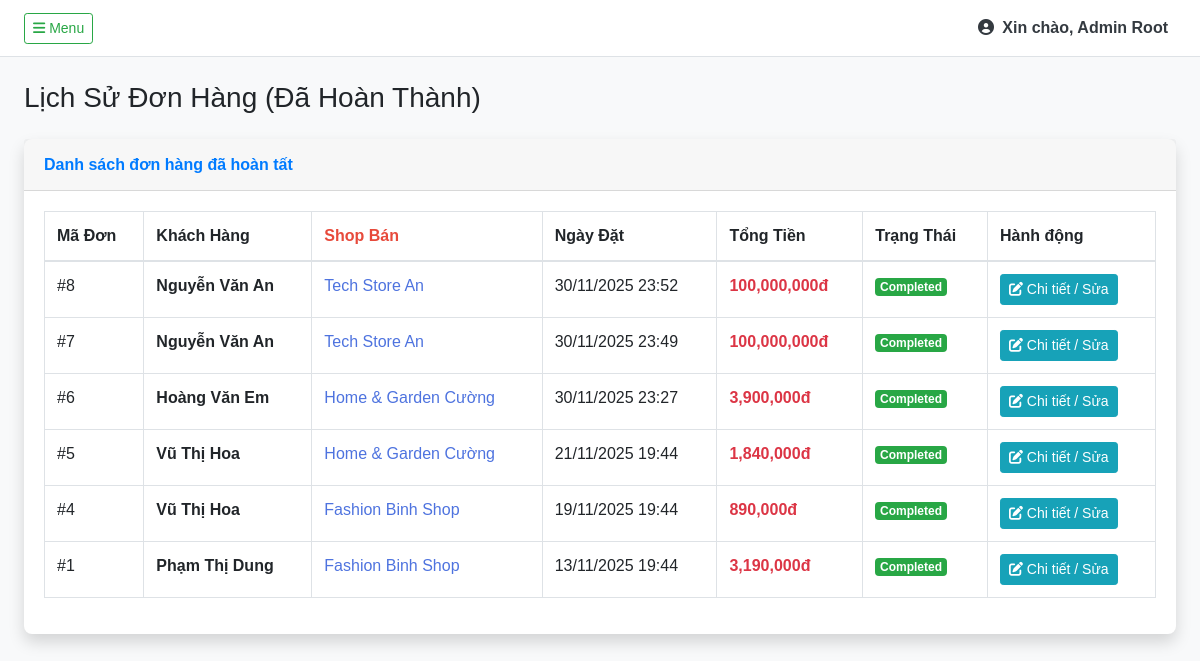
The app's page /page/AdminPage/OrderPage/orders_list.php (signed in), older data.
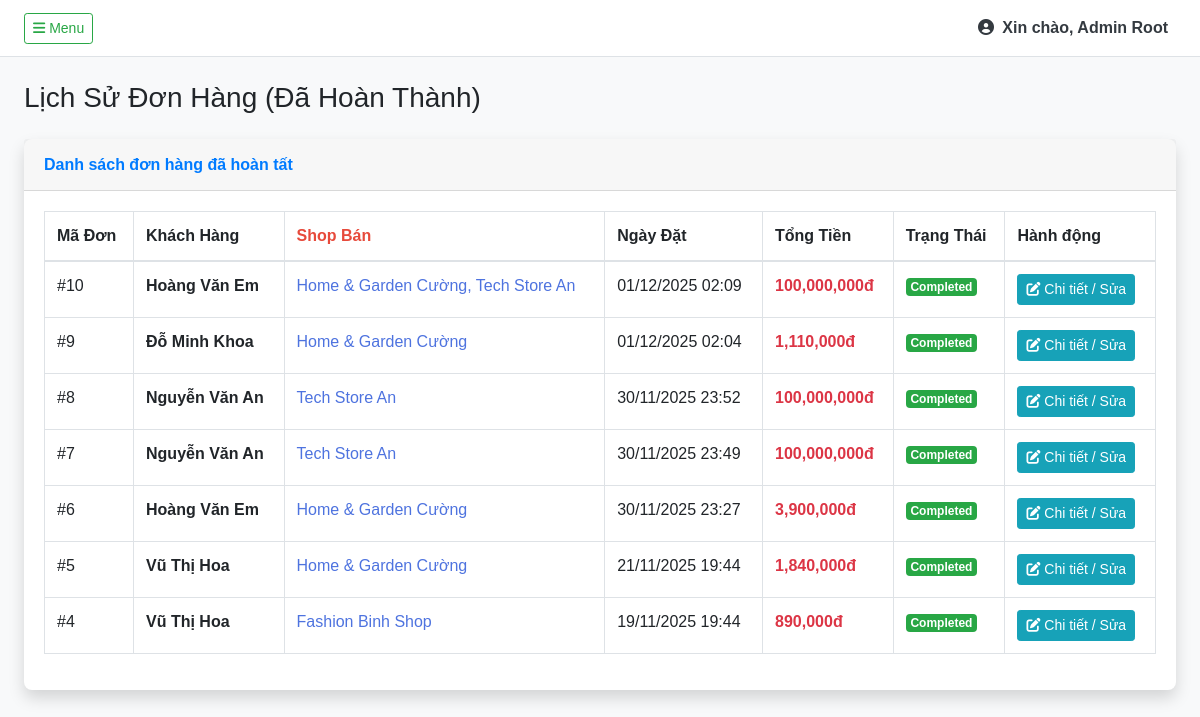
The same page, newer data.
### tables this page shows
CREATE TABLE `orders` (
  `oid` int(11) NOT NULL,
  `aid` int(11) NOT NULL,
  `fullname` varchar(255) NOT NULL,
  `phone` varchar(20) NOT NULL,
  `address` text NOT NULL,
  `note` text DEFAULT NULL,
  `order_date` datetime NOT NULL DEFAULT current_timestamp(),
  `total_amount` decimal(20,2) DEFAULT NULL,
  `status` enum('pending','paid','shipped','completed','cancelled') NOT NULL DEFAULT 'pending',
  `created_at` timestamp NOT NULL DEFAULT current_timestamp()
);

### page/AdminPage/OrderPage/orders_list.php (the view, shortened to what this page needs)
<?php
require_once '../Layout/header.php';
$sql = "SELECT
            o.*,
            CONCAT(a.afname, ' ', a.alname) as customer_name,
            GROUP_CONCAT(DISTINCT s.shop_name SEPARATOR ', ') as shop_names
        FROM orders o
        JOIN acc a ON o.aid = a.aid
        JOIN order_items oi ON o.oid = oi.oid
        JOIN products p ON oi.pid = p.pid
        JOIN shops s ON p.sid = s.sid
        WHERE o.status = 'completed'
        GROUP BY o.oid
        ORDER BY o.order_date DESC";
$result = $conn->query($sql);
?>
<h1 class="h3 mb-4 text-gray-800">Lịch Sử Đơn Hàng (Đã Hoàn Thành)</h1>
<div class="card shadow mb-4">
    <div class="card-header py-3">
        <h6 class="m-0 font-weight-bold text-primary">Danh sách đơn hàng đã hoàn tất</h6>
    </div>
    <div class="card-body">
        <div class="table-responsive">
            <table class="table table-bordered" width="100%">
                <thead>
                    <tr>
                        <th>Mã Đơn</th>
                        <th>Khách Hàng</th>
                        <th style="color: #e74a3b;">Shop Bán</th> <th>Ngày Đặt</th>
                        <th>Tổng Tiền</th>
                        <th>Trạng Thái</th>
                        <th>Hành động</th>
                    </tr>
                </thead>
                <tbody>
                    <?php if($result && $result->num_rows > 0): ?>
                        <?php while($row = $result->fetch_assoc()): ?>
                        <tr>
                            <td>#<?= $row['oid'] ?></td>
                            <td style="font-weight: bold;"><?= htmlspecialchars($row['customer_name']) ?></td>
                            <td style="color: #4e73df; font-weight: 500;">
                                <?= htmlspecialchars($row['shop_names']) ?>
                            </td>
                            <td><?= date('d/m/Y H:i', strtotime($row['order_date'])) ?></td>
                            <td class="text-danger font-weight-bold"><?= number_format($row['total_amount']) ?>đ</td>
                            <td>
                                <span class="badge badge-success">Completed</span>
                            </td>
                            <td>
                                <button class="btn btn-sm btn-info"
                                        data-toggle="modal" data-target="#modalOrder"
                                        onclick="editOrder('<?= $row['oid'] ?>', '<?= $row['status'] ?>')">
                                    <i class="fas fa-edit"></i> Chi tiết / Sửa
                                </button>
                            </td>
                        </tr>
                        <?php endwhile; ?>
                    <?php else: ?>
                        <tr>
                            <td colspan="7" class="text-center">Chưa có đơn hàng nào hoàn thành.</td>
                        </tr>
                    <?php endif; ?>
                </tbody>
            </table>
        </div>
    </div>
</div>
<?php require_once '../Layout/footer.php'; ?>

### page/AdminPage/Layout/header.php (shortened to what this page needs)
<!DOCTYPE html>
<html lang="vi">
<head>
    <link rel="stylesheet" href="https://cdn.jsdelivr.net/npm/bootstrap@4.6.2/dist/css/bootstrap.min.css">
    <link rel="stylesheet" href="https://cdnjs.cloudflare.com/ajax/libs/font-awesome/6.0.0/css/all.min.css">
</head>
<body>
    <div class="d-flex" id="wrapper">
        <div id="page-content-wrapper">
            <nav class="navbar navbar-expand-lg navbar-light bg-white border-bottom px-4">
                <button class="btn btn-outline-success btn-sm" id="menu-toggle"><i class="fas fa-bars"></i> Menu</button>
                <ul class="navbar-nav ml-auto mt-2 mt-lg-0">
                    <li class="nav-item">
                        <span class="nav-link font-weight-bold text-dark">
                            <i class="fas fa-user-circle mr-1"></i> Xin chào, <?php echo isset($_SESSION['fullname']) ? $_SESSION['fullname'] : 'Admin'; ?>
                        </span>
                    </li>
                </ul>
            </nav>
            <div class="container-fluid p-4">

### page/AdminPage/Layout/footer.php (shortened to what this page needs)
</body>
</html>

### page/AdminPage/Layout/header.php (style rules this page uses)
body { background: #f8f9fa; font-family: sans-serif; overflow-x: hidden; }
#wrapper { display: flex; }
#page-content-wrapper { width: 100%; }
.card { border: none; border-radius: 8px; box-shadow: 0 0.15rem 1.75rem 0 rgba(58, 59, 69, 0.15); }

Row changes from the older to the newer data that the page shows:
no longer on this page (row edited): orders: oid "1", customer_name "Phạm Thị Dung", shop_names "Fashion Binh Shop", order_date "13/11/2025 19:44", total_amount "3,190,000"
added orders: oid "10", customer_name "Hoàng Văn Em", shop_names "Home & Garden Cường, Tech Store An", order_date "01/12/2025 02:09", total_amount "100,000,000"
added orders: oid "9", customer_name "Đỗ Minh Khoa", shop_names "Home & Garden Cường", order_date "01/12/2025 02:04", total_amount "1,110,000"
